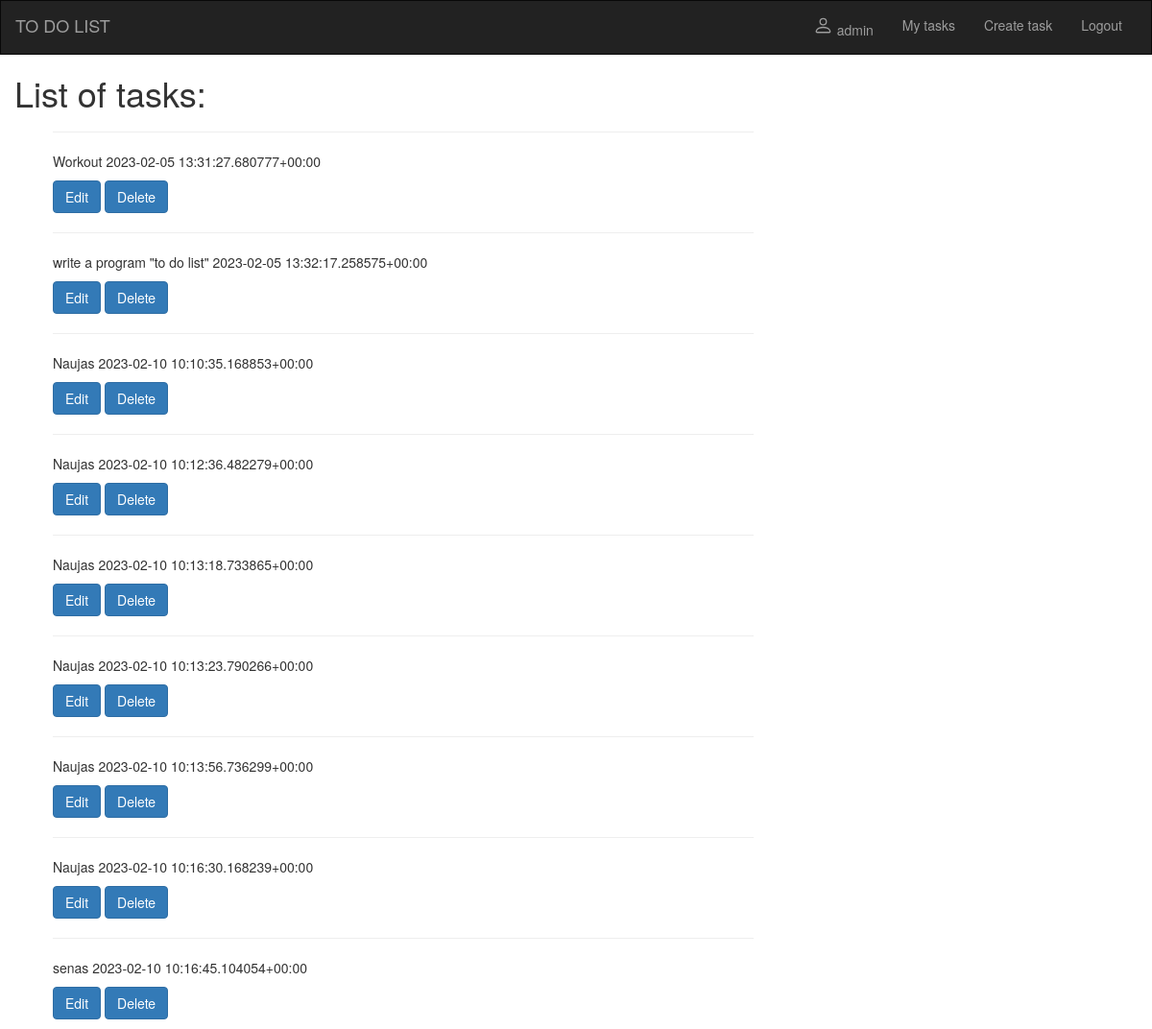
Before: /to_do/tasks/ (signed in) with the older database file.
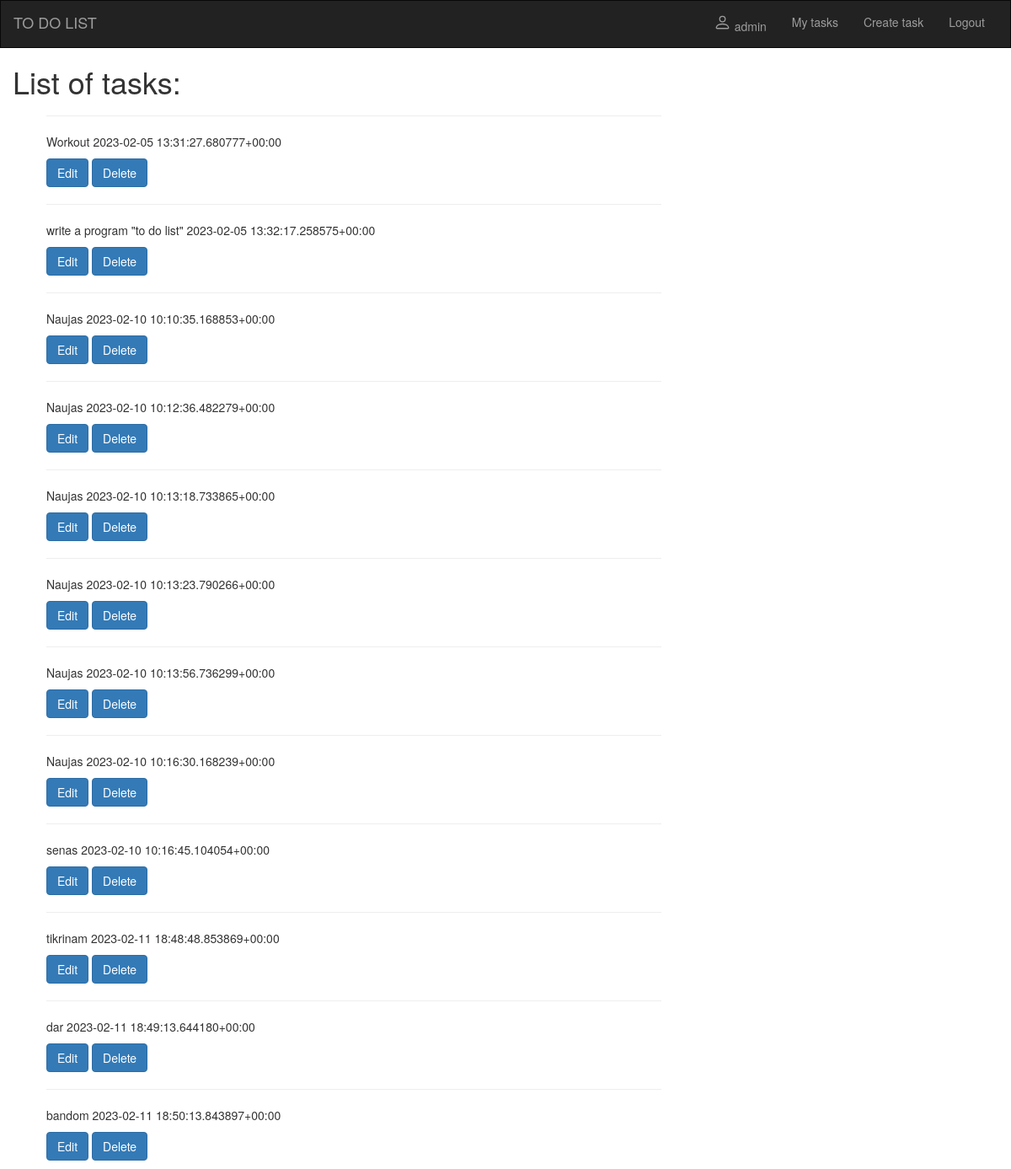
After: the same page with the newer database file.
### to_do/models.py (models this page shows)
class Task(models.Model):
    text = models.TextField(verbose_name="Text", max_length=1000)
    user = models.ForeignKey(to=User, verbose_name="User", on_delete=models.SET_NULL, null=True, blank=True)
    date = models.DateTimeField("Date", auto_now_add=True)
    def __str__(self):
        return f'{self.text} {self.date}'

### to_do/views.py (the view)
# urls.py: path('tasks/', login_required(views.view_tasks), name='tasks'),
@login_required
def view_tasks(request):
    tasks = Task.objects.filter(user=request.user)
    return render(request, 'tasks.html', {'tasks': tasks})

### to_do/templates/tasks.html (shortened to what this page needs)
{% extends "base.html" %}
{% block content %}
<h1>List of tasks:</h1>
<ul>
  {% for task in tasks %}
  <hr>
  <p>{{ task }}</p>
  <a href="{% url 'edit_task' task.id %}" class="btn btn-primary">Edit</a>
  <a href="{% url 'delete_task' task.id %}" class="btn btn-primary">Delete</a>
  {% endfor %}
</ul>
{% endblock %}

Changed rows visible on the page:
added Task: text+date "tikrinam 2023-02-11 18:48:48.853869+00:00"
added Task: text+date "dar 2023-02-11 18:49:13.644180+00:00"
added Task: text+date "bandom 2023-02-11 18:50:13.843897+00:00"
